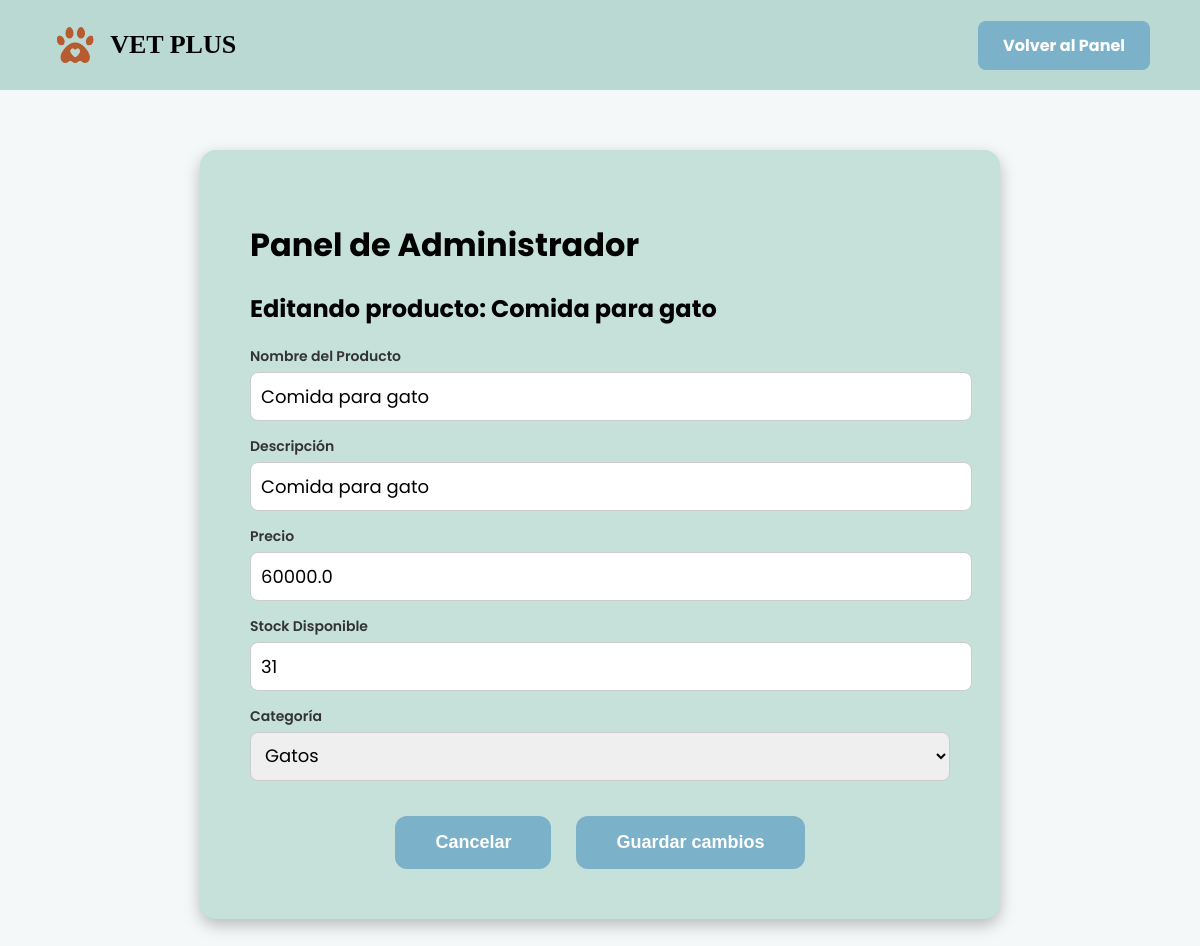
/products/edit/3 (signed in), run on the app's committed database.
### vetplus/models.py (models this page shows)
class Product(db.Model):
    id = db.Column(db.Integer, primary_key = True)
    name = db.Column(db.String(100), nullable = False)
    description = db.Column(db.Text, nullable = False)
    price = db.Column(db.Float, nullable = False)
    stock = db.Column(db.Integer, nullable = False)
    category_id = db.Column(db.Integer, db.ForeignKey("category.id"), nullable = False)

class Category(db.Model):
    id = db.Column(db.Integer, primary_key = True)
    name = db.Column(db.String(100), unique = True, nullable = False)
    description = db.Column(db.String(200), nullable = True)
    products = db.relationship("Product", backref = "category", lazy = True)

### vetplus/routes/products.py (the view, shortened to what this page needs)
@products_bp.route("/products/edit/<int:product_id>", methods = ["GET", "POST"])
@login_required
def edit_product(product_id):
    admin_required()
    product = Product.query.get_or_404(product_id)
    categories = Category.query.all()
    return render_template("products/edit_product.html", product=product, categories=categories)

### vetplus/models.py (called while the page is built)
@login_manager.user_loader
def load_user(user_id):
    return User.query.get(int(user_id))

### vetplus/utils.py (called while the page is built)
def admin_required():
    if not current_user.is_authenticated or current_user.role != "admin":
        abort(403)

### templates/products/edit_product.html (shortened to what this page needs)
<!DOCTYPE html>
<html lang="es">
<head>
</head>
<body>
    <header>
        <div class="logo">
            <img src="{{ url_for('static', filename='img/logo.png') }}" alt="Logo Vetplus">
            <h1>VET PLUS</h1>
        </div>
        <a href="{{ url_for('main.dashboard') }}" class="btn">Volver al Panel</a>
    </header>
    <div class="container">
        <h1>Panel de Administrador</h1>
        <h2>Editando producto: {{ product.name }}</h2>
        <form method="POST" action="/products/edit/{{ product.id }}" enctype="multipart/form-data">
            <label for="name">Nombre del Producto</label>
            <input type="text" id="name" name="name" value="{{ product.name }}" required>
            <label for="description">Descripción</label>
            <input type="text" id="description" name="description" value="{{ product.description }}" required>
            <label for="price">Precio</label>
            <input type="number" id="price" name="price" step="0.01" value="{{ product.price }}" required>
            <label for="stock">Stock Disponible</label>
            <input type="number" id="stock" name="stock" value="{{ product.stock }}" required>
            <label for="category">Categoría</label>
            <select id="category" name="category" required>
                {% for category in categories %}
                <option value="{{ category.id }}" {% if category.id==product.category_id %}selected{% endif %}>{{
                    category.name }}</option>
                {% endfor %}
            </select>
            <div class="botones">
                <button><a href="{{ url_for('products.manage_products') }}">Cancelar</a></button>
                <button type="submit">Guardar cambios</button>
            </div>
        </form>
    </div>
</body>
</html>

### templates/products/edit_product.html (style rules this page uses)
body { margin: 0; font-family: 'Poppins', sans-serif; background-color: #f4f8f9; color: #000; }
header { display: flex; justify-content: space-between; align-items: center; padding: 20px 50px; background-color: #b9d9d2; }
.logo { display: flex; align-items: center; gap: 10px; }
.logo img { height: 50px; }
.logo h1 { font-family: 'Just Me Again Down Here', cursive; font-size: 26px; margin: 0; }
.btn { background: #7bb1c9; border: none; padding: 12px 25px; font-size: 16px; font-weight: bold; border-radius: 8px; cursor: pointer; color: #fff; transition: transform 0.2s ease, background 0.3s ease; text-decoration: none; }
a { text-decoration: none; color: inherit; }
.container { max-width: 700px; margin: 60px auto; background: #c5e1da; padding: 50px; border-radius: 16px; box-shadow: 0px 6px 16px rgba(0, 0, 0, 0.25); }
form { display: flex; flex-direction: column; justify-content: center; }
label { font-weight: 600; font-size: 14px; color: #333; display: block; margin-bottom: 5px; }
input, select { width: 100%; max-width: 100%; padding: 10px; margin-bottom: 15px; border: 1px solid #ccc; border-radius: 8px; font-size: 18px; font-family: 'Poppins', sans-serif; }
.botones { display: flex; justify-content: center; gap: 25px; margin-top: 20px; }
.botones button { background: #7bb1c9; border: none; padding: 16px 40px; font-size: 18px; font-weight: bold; border-radius: 12px; cursor: pointer; color: #fff; transition: transform 0.2s ease, background 0.3s ease; }

### data on the page
Product: name "Comida para gato", description "Comida para gato", price "60000.0", stock "31", category "Gatos"
